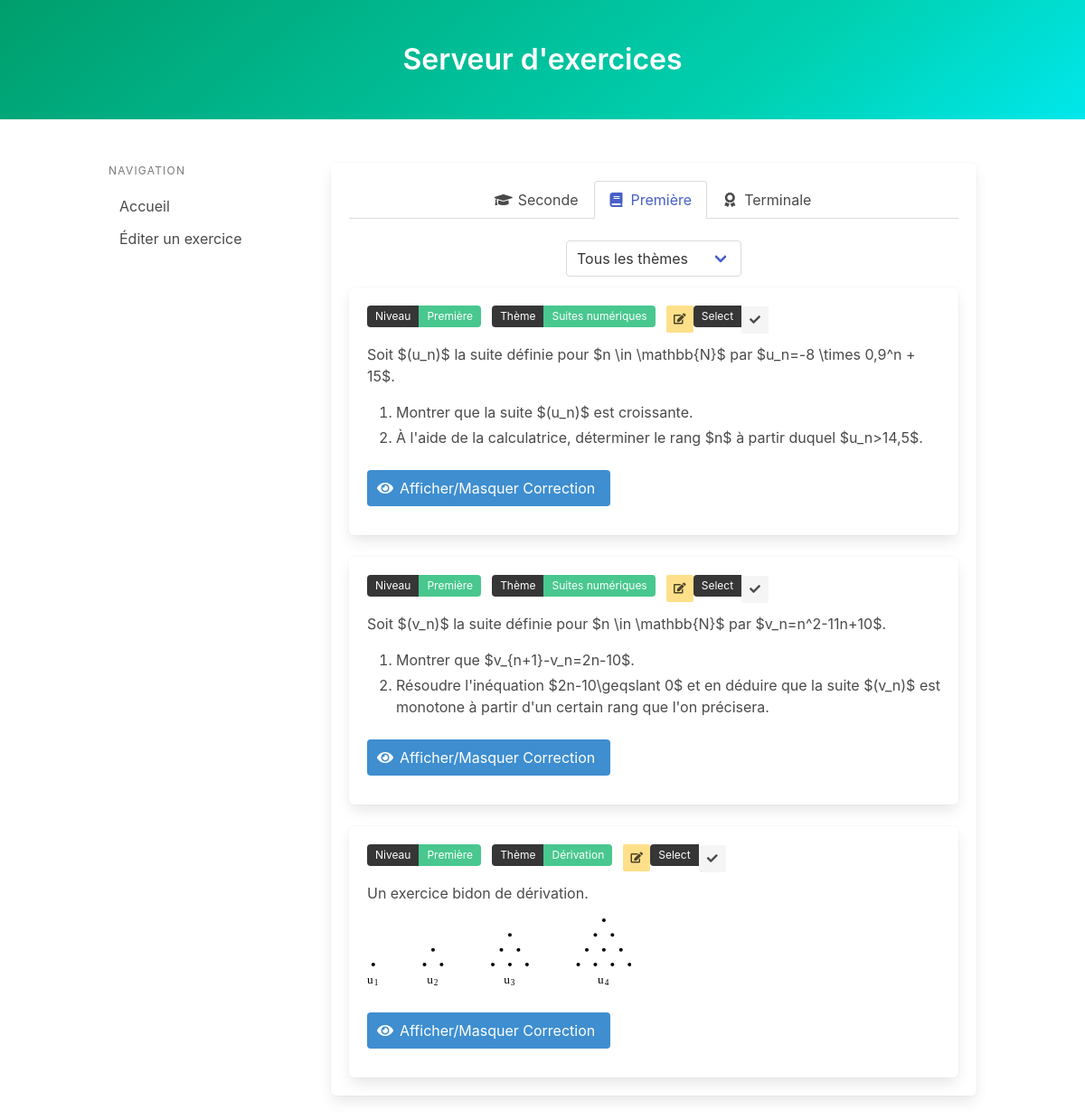
The app's page /?level=Première with its own data.
### models.py (models this page shows, shortened)
class Exercice(db.Model):
    __tablename__ = 'exercices'
    id = db.Column(db.String, primary_key=True)
    level = db.Column(db.String, nullable=False)
    theme = db.Column(db.String, nullable=False)
    selected = db.Column(db.Boolean, default=False)
    content = db.Column(db.Text, nullable=False)
    latex_code = db.Column(db.Text, nullable=False)
    correction = db.Column(db.Text, nullable=False)
    latex_correction = db.Column(db.Text, nullable=False)

### app.py (the view)
@app.route('/')
def home():
    exercices = Exercice.query.all()
    selected_exercises = session.get('selected_exercises', [])
    return render_template('index.html', exercices=exercices, selected_exercises=selected_exercises)

### templates/index.html (shortened to what this page needs)
<!DOCTYPE html>
<html lang="en">
<head>
    <link rel="stylesheet" href="https://cdnjs.cloudflare.com/ajax/libs/bulma/0.9.3/css/bulma.min.css">
    <link rel="stylesheet" href="https://cdnjs.cloudflare.com/ajax/libs/font-awesome/5.15.4/css/all.min.css">
</head>
<body>
    <section class="hero is-primary is-bold">
        <div class="hero-body">
            <div class="container">
                <h1 class="title has-text-centered">Serveur d'exercices</h1>
            </div>
        </div>
    </section>
    <section class="section">
        <div class="container">
            <div class="columns">
                <div class="column is-one-quarter">
                    <aside class="menu">
                        <p class="menu-label">
                            Navigation
                        </p>
                        <ul class="menu-list">
                            <li><a href="/">Accueil</a></li>
                            <li><a href="/edit_exercise">Éditer un exercice</a></li>
                        </ul>
                    </aside>
                </div>
                <div class="column">
                    <div class="box">
                        <div class="tabs is-centered is-boxed">
                            <ul>
                                <li class="{{ 'is-active' if request.args.get('level') == 'Seconde' or not request.args.get('level') }}">
                                    <a href="?level=Seconde">
                                        <span class="icon is-small"><i class="fas fa-graduation-cap"></i></span>
                                        <span>Seconde</span>
                                    </a>
                                </li>
                                <li class="{{ 'is-active' if request.args.get('level') == 'Première' }}">
                                    <a href="?level=Première">
                                        <span class="icon is-small"><i class="fas fa-book"></i></span>
                                        <span>Première</span>
                                    </a>
                                </li>
                                <li class="{{ 'is-active' if request.args.get('level') == 'Terminale' }}">
                                    <a href="?level=Terminale">
                                        <span class="icon is-small"><i class="fas fa-award"></i></span>
                                        <span>Terminale</span>
                                    </a>
                                </li>
                            </ul>
                        </div>
                        <div class="field">
                            <div class="control has-text-centered">
                                <div class="select">
                                    <select id="themeFilter" onchange="window.location.href='?level={{ request.args.get('level') }}&theme='+this.value">
                                        <option value="all" {{ 'selected' if not request.args.get('theme') or request.args.get('theme') == 'all' }}>Tous les thèmes</option>
                                    </select>
                                </div>
                            </div>
                        </div>
                        <div class="columns is-multiline">
                            {% for exercice in exercices if exercice.level == request.args.get('level', 'Seconde') and (not request.args.get('theme') or request.args.get('theme') == 'all' or exercice.theme == request.args.get('theme')) %}
                            <div class="column is-full">
                                <div class="box">
                                    <div class="field is-grouped is-grouped-multiline">
                                        <div class="control">
                                            <div class="tags has-addons">
                                                <span class="tag is-dark">Niveau</span>
                                                <span class="tag is-success">{{ exercice.level }}</span>
                                            </div>
                                        </div>
                                        <div class="control">
                                            <div class="tags has-addons">
                                                <span class="tag is-dark">Thème</span>
                                                <span class="tag is-success">{{ exercice.theme }}</span>
                                            </div>
                                        </div>
                                        <div class="field is-pulled-right">
                                            <a class="button is-small is-warning" href="/edit_exercise?id={{ exercice.id }}">
                                                <span class="icon is-small">
                                                    <i class="fas fa-edit"></i>
                                                </span>
                                            </a>
                                        </div>
                                        <div class="field is-pulled-right">
                                            <form action="/select_exercise" method="post" style="display:inline;">
                                                <div class="tags has-addons">
                                                    <span class="tag is-dark">Select</span>
                                                    <button class="button is-small is-light" type="submit">
                                                        <span class="icon is-small">
                                                            <i class="fas {{ 'fa-times' if exercice.id in selected_exercises else 'fa-check' }}"></i>
                                                        </span>
                                                    </button>
                                                </div>
                                            </form>
                                        </div>
                                    </div>
                                    <div class="content">{{ exercice.content | safe }}</div>
                                    <div class="field">
                                        <button class="button is-info" onclick="document.getElementById('correction-{{ loop.index }}').classList.toggle('is-hidden')">
                                            <span class="icon is-small">
                                                <i class="fas fa-eye"></i>
                                            </span>
                                            <span>Afficher/Masquer Correction</span>
                                        </button>
                                    </div>
                                </div>
                            </div>
                            {% endfor %}
                        </div>
                    </div>
                </div>
            </div>
        </div>
    </section>
</body>
</html>

### records on screen
Exercice: level "Première", theme "Suites numériques", content "Soit $(u_n)$ la suite définie pour $n \\in \\mathbb{N}$ par $u_n=-8 \\times 0,9^n + 15$. Montrer que la suite $(u_n)$ est croissante. À l'aide de la calculatrice, déterminer le rang $n$ à partir duquel $u_n>14,5$."
Exercice: level "Première", theme "Suites numériques", content "Soit $(v_n)$ la suite définie pour $n \\in \\mathbb{N}$ par $v_n=n^2-11n+10$. Montrer que $v_{n+1}-v_n=2n-10$. Résoudre l'inéquation $2n-10\\geqslant 0$ et en déduire que la suite $(v_n)$ est monotone à partir d'un certain rang que l'on précisera."
Exercice: level "Première", theme "Dérivation", content "Un exercice bidon de dérivation. u 1 u 2 u 3 u 4"
